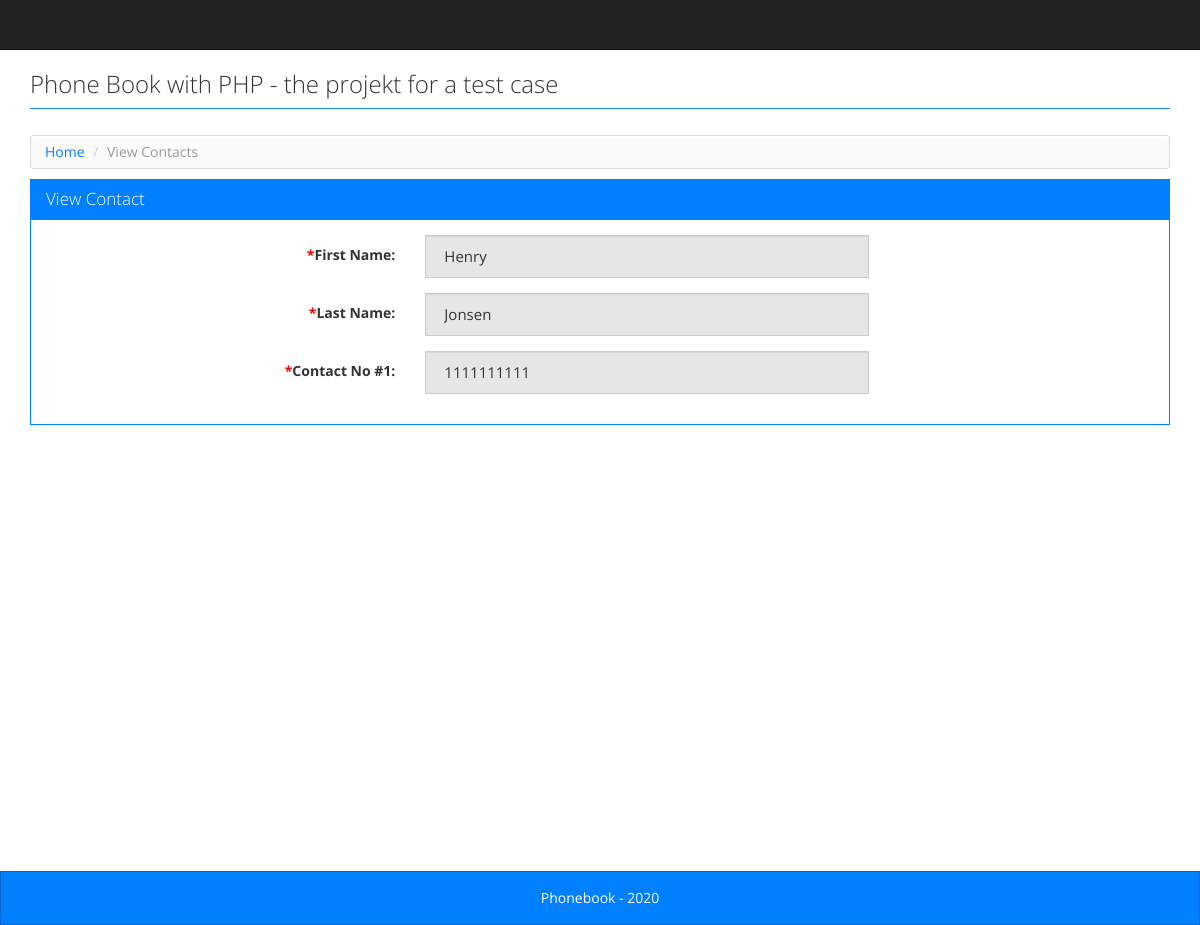
Page /view_contacts.php?cid=35 on the committed database.
### tables this page shows
CREATE TABLE `tbl_contacts` (
  `contact_id` int(11) NOT NULL,
  `first_name` varchar(255) NOT NULL,
  `last_name` varchar(255) NOT NULL,
  `contact_no1` varchar(255) NOT NULL
);

### view_contacts.php (the view)
<?php
  require_once("config.php");
  include("header.php");
  try {
     $sql = "SELECT * FROM tbl_contacts WHERE 1 AND contact_id = :cid";
     $stmt = $DB->prepare($sql);
     $stmt->bindValue(":cid", intval($_GET["cid"]));
     $stmt->execute();
     $results = $stmt->fetchAll();
  } catch (Exception $ex) {
      	echo $ex->getMessage();
  }
?>
<div class="row">
  <ul class="breadcrumb">
      <li><a href="index.php">Home</a></li>
      <li class="active">View Contacts</li>
    </ul>
</div>
<div class="row">
  <div class="panel panel-primary">
    <div class="panel-heading">
      <h3 class="panel-title">View Contact</h3>
    </div>
    <div class="panel-body">
      <form class="form-horizontal" name="contact_form" id="contact_form" enctype="multipart/form-data" method="post" action="process_form.php">
        <fieldset>
          <div class="form-group">
            <label class="col-lg-4 control-label" for="first_name"><span class="required">*</span>First Name:</label>
            <div class="col-lg-5">
              <input type="text" readonly="" placeholder="First Name" value="<?php echo $results[0]["first_name"] ?>" id="first_name" class="form-control" name="first_name"><span id="first_name_err" class="error"></span>
            </div>
          </div>
          <div class="form-group">
            <label class="col-lg-4 control-label" for="last_name"><span class="required">*</span>Last Name:</label>
            <div class="col-lg-5">
              <input type="text" readonly="" value="<?php echo $results[0]["last_name"] ?>" placeholder="Last Name" id="last_name" class="form-control" name="last_name"><span id="last_name_err" class="error"></span>
            </div>
          </div>
          <div class="form-group">
            <label class="col-lg-4 control-label" for="contact_no1"><span class="required">*</span>Contact No #1:</label>
            <div class="col-lg-5">
              <input type="text" readonly="" value="<?php echo $results[0]["contact_no1"] ?>" placeholder="Contact Number" id="contact_no1" class="form-control" name="contact_no1"><span id="contact_no1_err" class="error"></span>
            </div>
          </div>
        </fieldset>
      </form>
    </div>
  </div>
</div>
<?php
  include("footer.php");
?>

### style.css (style rules this page uses)
html, body { height: 100%; }
body { font-size: 14px; line-height: 18px; }
.mainbody .row { margin: 0px; }
.panel-body { width: 100%; margin: 0 auto; }
.breadcrumb { background-color: #FBFBFB; background-image: -moz-linear-gradient(center top , #FFFFFF, #F5F5F5); background-repeat: repeat-x; border: 1px solid #DDDDDD; border-radius: 3px; box-shadow: 0 1px 0 #FFFFFF inset; list-style: none outside none; margin: 5px 0 10px 0; padding: 7px 14px; }
.breadcrumb li { display: inline-block; text-shadow: 0 1px 0 #FFFFFF; }
.required { color: #f00; }

### rows in the picture
tbl_contacts: first_name "Henry", last_name "Jonsen", contact_no1 "1111111111"
